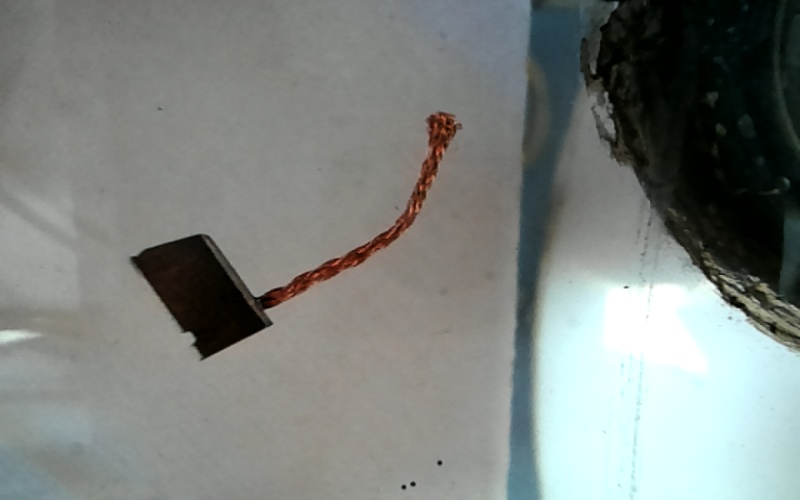
#> input picture snapshots/snapshot_1728449057.jpg, 800 x 500 px, found by its file name
$ python cv_thresholds.py
#> lines starting #> are read from the running program, lines starting #| are printed output that depends on the picture
import cv2
import numpy as np

# Load the image
frame = cv2.imread("snapshots/snapshot_1728449057.jpg")
#> frame is the input picture: shape (500, 800, 3); mean B, G, R 127, 130.7, 125.5
framea = frame[:, 0:500]
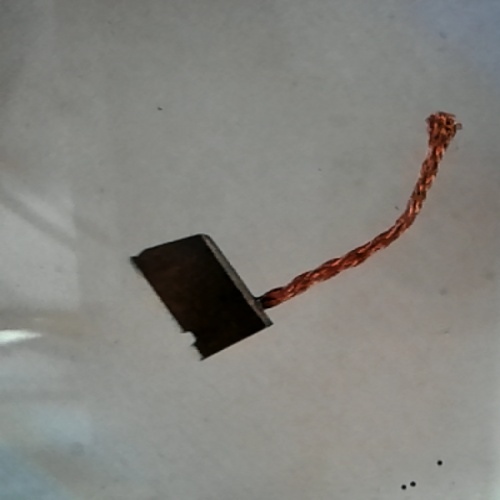
#> framea: shape (500, 500, 3); mean B, G, R 127.2, 132, 132.6

# Convert the image to HSV
hsv_image = cv2.cvtColor(framea, cv2.COLOR_BGR2HSV)
#> hsv_image: shape (500, 500, 3); mean H, S, V 37.7, 21.8, 134.5

# Initial HSV threshold values for each window
hsv_values = [
    {'hue_min': 0, 'hue_max': 180, 'sat_min': 0, 'sat_max': 255, 'val_min': 0, 'val_max': 255},
    {'hue_min': 0, 'hue_max': 180, 'sat_min': 0, 'sat_max': 255, 'val_min': 0, 'val_max': 255},
    {'hue_min': 0, 'hue_max': 180, 'sat_min': 0, 'sat_max': 255, 'val_min': 0, 'val_max': 255},
    {'hue_min': 0, 'hue_max': 180, 'sat_min': 0, 'sat_max': 255, 'val_min': 0, 'val_max': 255}
]

# Create windows for four simultaneous displays
window_names = ['Live Feed', 'Head', 'Tail', 'Brush']
for i in range(4):
    cv2.namedWindow(window_names[i])

# Function to do nothing (placeholder for trackbar callbacks)
def nothing(x):
    pass

# Create trackbars for each window
for i in range(4):
    cv2.createTrackbar('Hue Min', window_names[i], hsv_values[i]['hue_min'], 179, nothing)
    cv2.createTrackbar('Hue Max', window_names[i], hsv_values[i]['hue_max'], 179, nothing)
    cv2.createTrackbar('Sat Min', window_names[i], hsv_values[i]['sat_min'], 255, nothing)
    cv2.createTrackbar('Sat Max', window_names[i], hsv_values[i]['sat_max'], 255, nothing)
    cv2.createTrackbar('Val Min', window_names[i], hsv_values[i]['val_min'], 255, nothing)
    cv2.createTrackbar('Val Max', window_names[i], hsv_values[i]['val_max'], 255, nothing)

# Function to apply HSV threshold and return the masked image and frame with bounding boxes for each window
def apply_threshold(hsv, frame_copy):
    lower_hsv = np.array([hsv['hue_min'], hsv['sat_min'], hsv['val_min']])
    upper_hsv = np.array([hsv['hue_max'], hsv['sat_max'], hsv['val_max']])

    # Apply threshold to isolate colors in the range
    mask = cv2.inRange(hsv_image, lower_hsv, upper_hsv)

    # Apply the mask to the image
    result = cv2.bitwise_and(framea, framea, mask=mask)

    # Find contours
    contours, _ = cv2.findContours(mask, cv2.RETR_EXTERNAL, cv2.CHAIN_APPROX_SIMPLE)

    # Draw contours and bounding boxes with the area on the frame copy
    for cnt in contours:
        area = cv2.contourArea(cnt)
        x, y, w, h = cv2.boundingRect(cnt)
        if area > 5000:  # Filter based on the area threshold
            cv2.rectangle(frame_copy, (x, y), (x + w, y + h), (255, 0, 0), 2)
            cv2.putText(frame_copy, f"Area: {int(area)}", (x, y - 10), cv2.FONT_HERSHEY_SIMPLEX, 0.5, (255, 0, 0), 1)

    return frame_copy

# Main loop
while True:
    # Create a copy of the original framea for each window
    frames = [framea.copy() for _ in range(4)]
#> frames = 4 items

    # Loop through each window
    for i in range(4):
        # Get current positions of all trackbars
        hsv_values[i]['hue_min'] = cv2.getTrackbarPos('Hue Min', window_names[i])
        hsv_values[i]['hue_max'] = cv2.getTrackbarPos('Hue Max', window_names[i])
        hsv_values[i]['sat_min'] = cv2.getTrackbarPos('Sat Min', window_names[i])
        hsv_values[i]['sat_max'] = cv2.getTrackbarPos('Sat Max', window_names[i])
        hsv_values[i]['val_min'] = cv2.getTrackbarPos('Val Min', window_names[i])
        hsv_values[i]['val_max'] = cv2.getTrackbarPos('Val Max', window_names[i])

        # Apply the thresholding and get the frame with bounding boxes and area text
        threshold_image = apply_threshold(hsv_values[i], frames[i])
#> in apply_threshold, `lower_hsv = np.array([hsv['hue_min'], hsv['sat_min'], hsv['val_min']])`: lower_hsv = [0, 0, 0]
#> in apply_threshold, `upper_hsv = np.array([hsv['hue_max'], hsv['sat_max'], hsv['val_max']])`: upper_hsv = [180, 255, 255]
#> in apply_threshold, `mask = cv2.inRange(hsv_image, lower_hsv, upper_hsv)`: mask: shape (500, 500); every value is 255
#> in apply_threshold, `contours, _ = cv2.findContours(mask, cv2.RETR_EXTERNAL, cv2.CHAIN_APPR..`: contours = [[[0, 0], [0, 499], [499, 499], [499, 0]]]
#> the loop in apply_threshold, `for cnt in contours:` made 1 pass
#> (cnt, area, x, y, w, h) on pass 1: ([[0, 0], [0, 499], [499, 499], [499, 0]], 249001, 0, 0, 500, 500)

        # Show the result in the respective window
        cv2.imshow(window_names[i], threshold_image)

    # Exit the loop when 'q' is pressed
    if cv2.waitKey(1) & 0xFF == ord('q'):
#> (key q is pressed here)
        break

# Release resources and close all windows
cv2.destroyAllWindows()

$ run again, with snapshots/snapshot_1728449048.jpg copied over snapshots/snapshot_1728449057.jpg
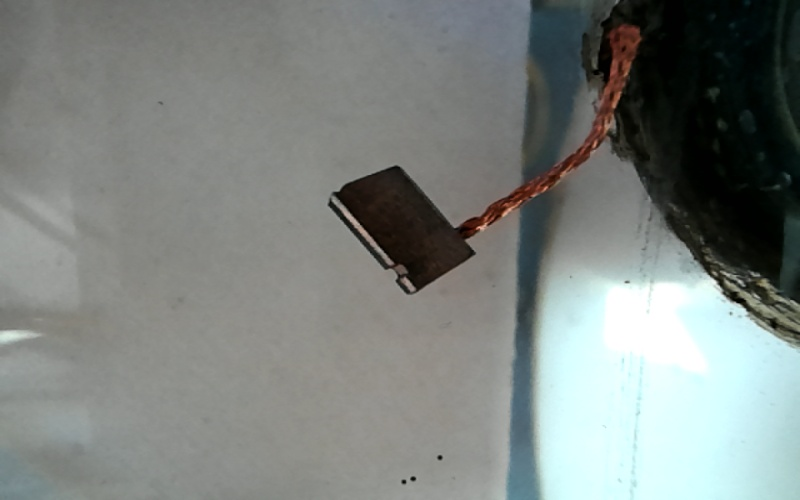
#> input picture snapshots/snapshot_1728449048.jpg, 800 x 500 px, found by its file name
#> frame is the input picture: shape (500, 800, 3); mean B, G, R 127.7, 130.9, 125.3
#> `framea = frame[:, 0:500]`:
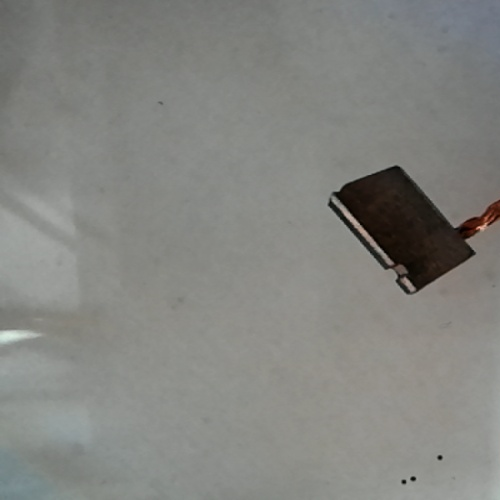
#> framea: shape (500, 500, 3); mean B, G, R 128.3, 132.4, 131.7
#> hsv_image: shape (500, 500, 3); mean H, S, V 41.6, 14.1, 133.5
#> frames = 4 items
#> lower_hsv = [0, 0, 0]
#> upper_hsv = [180, 255, 255]
#> mask: shape (500, 500); every value is 255
#> contours = [[[0, 0], [0, 499], [499, 499], [499, 0]]]
#> the loop in apply_threshold, `for cnt in contours:` made 1 pass
#> (cnt, area, x, y, w, h) on pass 1: ([[0, 0], [0, 499], [499, 499], [499, 0]], 249001, 0, 0, 500, 500)

$ run again, with snapshots/snapshot_1728449082.jpg copied over snapshots/snapshot_1728449057.jpg
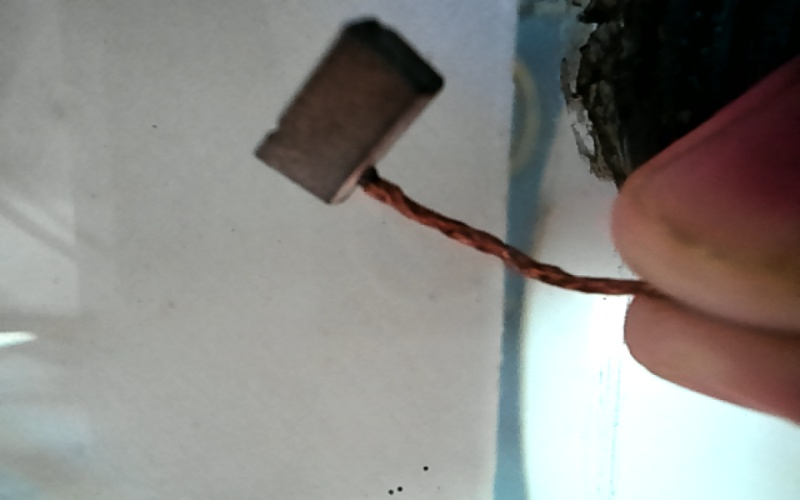
#> input picture snapshots/snapshot_1728449082.jpg, 800 x 500 px, found by its file name
#> frame is the input picture: shape (500, 800, 3); mean B, G, R 131.4, 134.9, 136.7
#> `framea = frame[:, 0:500]`:
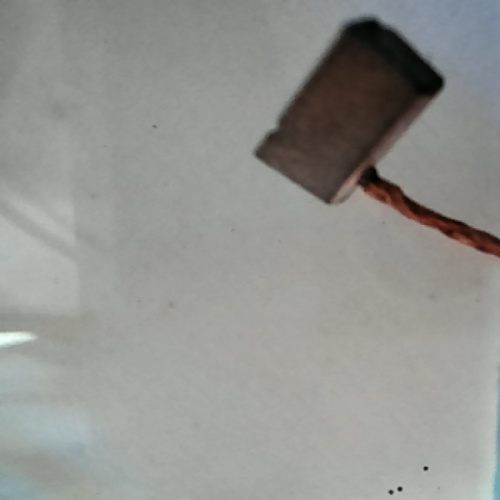
#> framea: shape (500, 500, 3); mean B, G, R 144.3, 148, 147.3
#> hsv_image: shape (500, 500, 3); mean H, S, V 44.1, 16.9, 150.1
#> frames = 4 items
#> lower_hsv = [0, 0, 0]
#> upper_hsv = [180, 255, 255]
#> mask: shape (500, 500); every value is 255
#> contours = [[[0, 0], [0, 499], [499, 499], [499, 0]]]
#> the loop in apply_threshold, `for cnt in contours:` made 1 pass
#> (cnt, area, x, y, w, h) on pass 1: ([[0, 0], [0, 499], [499, 499], [499, 0]], 249001, 0, 0, 500, 500)
